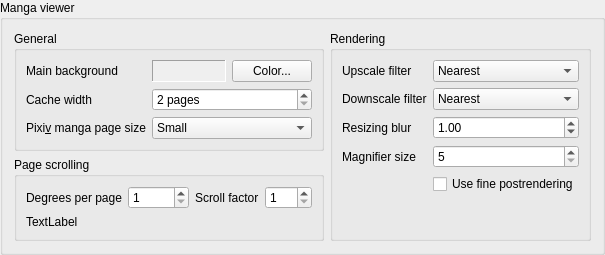
           <widget class="QGroupBox" name="groupBoxManga">
            <property name="minimumSize">
             <size>
              <width>0</width>
              <height>0</height>
             </size>
            </property>
            <property name="title">
             <string>Manga viewer</string>
            </property>
            <layout class="QHBoxLayout" name="horizontalLayout_47">
             <item>
              <layout class="QVBoxLayout" name="verticalLayout_31">
               <item>
                <widget class="QGroupBox" name="groupBox_29">
                 <property name="title">
                  <string>General</string>
                 </property>
                 <layout class="QFormLayout" name="formLayout_12">
                  <item row="0" column="0">
                   <widget class="QLabel" name="label_51">
                    <property name="text">
                     <string>Main background</string>
                    </property>
                   </widget>
                  </item>
                  <item row="0" column="1">
                   <layout class="QHBoxLayout" name="horizontalLayout_45">
                    <item>
                     <widget class="QFrame" name="frameMangaBkColor">
                      <property name="autoFillBackground">
                       <bool>true</bool>
                      </property>
                      <property name="frameShape">
                       <enum>QFrame::Shape::Panel</enum>
                      </property>
                      <property name="frameShadow">
                       <enum>QFrame::Shadow::Sunken</enum>
                      </property>
                     </widget>
                    </item>
                    <item>
                     <widget class="QPushButton" name="buttonMangaBkColor">
                      <property name="text">
                       <string>Color...</string>
                      </property>
                     </widget>
                    </item>
                   </layout>
                  </item>
                  <item row="1" column="0">
                   <widget class="QLabel" name="label_50">
                    <property name="text">
                     <string>Cache width</string>
                    </property>
                    <property name="buddy">
                     <cstring>spinMangaCacheWidth</cstring>
                    </property>
                   </widget>
                  </item>
                  <item row="1" column="1">
                   <widget class="QSpinBox" name="spinMangaCacheWidth">
                    <property name="sizePolicy">
                     <sizepolicy hsizetype="Expanding" vsizetype="Fixed">
                      <horstretch>0</horstretch>
                      <verstretch>0</verstretch>
                     </sizepolicy>
                    </property>
                    <property name="suffix">
                     <string> pages</string>
                    </property>
                    <property name="minimum">
                     <number>2</number>
                    </property>
                   </widget>
                  </item>
                  <item row="2" column="0">
                   <widget class="QLabel" name="label_52">
                    <property name="text">
                     <string>Pixi&amp;v manga page size</string>
                    </property>
                    <property name="buddy">
                     <cstring>comboPixivMangaPageSize</cstring>
                    </property>
                   </widget>
                  </item>
                  <item row="2" column="1">
                   <widget class="QComboBox" name="comboPixivMangaPageSize">
                    <item>
                     <property name="text">
                      <string>Small</string>
                     </property>
                    </item>
                    <item>
                     <property name="text">
                      <string>Regular</string>
                     </property>
                    </item>
                    <item>
                     <property name="text">
                      <string>Original</string>
                     </property>
                    </item>
                   </widget>
                  </item>
                 </layout>
                </widget>
               </item>
               <item>
                <widget class="QGroupBox" name="groupBox_27">
                 <property name="title">
                  <string>Page scrolling</string>
                 </property>
                 <layout class="QVBoxLayout" name="verticalLayout_29">
                  <item>
                   <layout class="QHBoxLayout" name="horizontalLayout_44">
                    <item>
                     <widget class="QLabel" name="label_48">
                      <property name="text">
                       <string>Degrees per page</string>
                      </property>
                      <property name="buddy">
                       <cstring>spinMangaScrollDelta</cstring>
                      </property>
                     </widget>
                    </item>
                    <item>
                     <widget class="QSpinBox" name="spinMangaScrollDelta">
                      <property name="minimum">
                       <number>1</number>
                      </property>
                      <property name="maximum">
                       <number>10000</number>
                      </property>
                     </widget>
                    </item>
                    <item>
                     <widget class="QLabel" name="label_49">
                      <property name="text">
                       <string>Scroll factor</string>
                      </property>
                      <property name="buddy">
                       <cstring>spinMangaScrollFactor</cstring>
                      </property>
                     </widget>
                    </item>
                    <item>
                     <widget class="QSpinBox" name="spinMangaScrollFactor">
                      <property name="toolTip">
                       <string>Multiplication factor for page navigation while zoomed in</string>
                      </property>
                      <property name="minimum">
                       <number>1</number>
                      </property>
                      <property name="maximum">
                       <number>100</number>
                      </property>
                     </widget>
                    </item>
                   </layout>
                  </item>
                  <item>
                   <widget class="QLabel" name="labelMangaDetectedDelta">
                    <property name="text">
                     <string>TextLabel</string>
                    </property>
                   </widget>
                  </item>
                 </layout>
                </widget>
               </item>
              </layout>
             </item>
             <item>
              <widget class="QGroupBox" name="groupBox_28">
               <property name="title">
                <string>Rendering</string>
               </property>
               <layout class="QFormLayout" name="formLayout_11">
                <item row="0" column="0">
                 <widget class="QLabel" name="labelUpscaleFilter">
                  <property name="text">
                   <string>Upscale filter</string>
                  </property>
                  <property name="buddy">
                   <cstring>comboMangaUpscaleFilter</cstring>
                  </property>
                 </widget>
                </item>
                <item row="0" column="1">
                 <widget class="QComboBox" name="comboMangaUpscaleFilter">
                  <property name="sizePolicy">
                   <sizepolicy hsizetype="Expanding" vsizetype="Fixed">
                    <horstretch>0</horstretch>
                    <verstretch>0</verstretch>
                   </sizepolicy>
                  </property>
                  <item>
                   <property name="text">
                    <string>Nearest</string>
                   </property>
                  </item>
                  <item>
                   <property name="text">
                    <string>Bilinear</string>
                   </property>
                  </item>
                  <item>
                   <property name="text">
                    <string>Point</string>
                   </property>
                  </item>
                  <item>
                   <property name="text">
                    <string>Box</string>
                   </property>
                  </item>
                  <item>
                   <property name="text">
                    <string>Triangle</string>
                   </property>
                  </item>
                  <item>
                   <property name="text">
                    <string>Hermite</string>
                   </property>
                  </item>
                  <item>
                   <property name="text">
                    <string>Hanning</string>
                   </property>
                  </item>
                  <item>
                   <property name="text">
                    <string>Hamming</string>
                   </property>
                  </item>
                  <item>
                   <property name="text">
                    <string>Blackman</string>
                   </property>
                  </item>
                  <item>
                   <property name="text">
                    <string>Gaussian</string>
                   </property>
                  </item>
                  <item>
                   <property name="text">
                    <string>Quadratic</string>
                   </property>
                  </item>
                  <item>
                   <property name="text">
                    <string>Cubic</string>
                   </property>
                  </item>
                  <item>
                   <property name="text">
                    <string>Catrom</string>
                   </property>
                  </item>
                  <item>
                   <property name="text">
                    <string>Mitchell</string>
                   </property>
                  </item>
                  <item>
                   <property name="text">
                    <string>Lanczos</string>
                   </property>
                  </item>
                  <item>
                   <property name="text">
                    <string>Bessel</string>
                   </property>
                  </item>
                 </widget>
                </item>
                <item row="1" column="0">
                 <widget class="QLabel" name="labelDownscaleFilter">
                  <property name="text">
                   <string>Downscale filter</string>
                  </property>
                  <property name="buddy">
                   <cstring>comboMangaDownscaleFilter</cstring>
                  </property>
                 </widget>
                </item>
                <item row="1" column="1">
                 <widget class="QComboBox" name="comboMangaDownscaleFilter">
                  <property name="sizePolicy">
                   <sizepolicy hsizetype="Expanding" vsizetype="Fixed">
                    <horstretch>0</horstretch>
                    <verstretch>0</verstretch>
                   </sizepolicy>
                  </property>
                  <item>
                   <property name="text">
                    <string>Nearest</string>
                   </property>
                  </item>
                  <item>
                   <property name="text">
                    <string>Bilinear</string>
                   </property>
                  </item>
                  <item>
                   <property name="text">
                    <string>Point</string>
                   </property>
                  </item>
                  <item>
                   <property name="text">
                    <string>Box</string>
                   </property>
                  </item>
                  <item>
                   <property name="text">
                    <string>Triangle</string>
                   </property>
                  </item>
                  <item>
                   <property name="text">
                    <string>Hermite</string>
                   </property>
                  </item>
                  <item>
                   <property name="text">
                    <string>Hanning</string>
                   </property>
                  </item>
                  <item>
                   <property name="text">
                    <string>Hamming</string>
                   </property>
                  </item>
                  <item>
                   <property name="text">
                    <string>Blackman</string>
                   </property>
                  </item>
                  <item>
                   <property name="text">
                    <string>Gaussian</string>
                   </property>
                  </item>
                  <item>
                   <property name="text">
                    <string>Quadratic</string>
                   </property>
                  </item>
                  <item>
                   <property name="text">
                    <string>Cubic</string>
                   </property>
                  </item>
                  <item>
                   <property name="text">
                    <string>Catrom</string>
                   </property>
                  </item>
                  <item>
                   <property name="text">
                    <string>Mitchell</string>
                   </property>
                  </item>
                  <item>
                   <property name="text">
                    <string>Lanczos</string>
                   </property>
                  </item>
                  <item>
                   <property name="text">
                    <string>Bessel</string>
                   </property>
                  </item>
                 </widget>
                </item>
                <item row="2" column="0">
                 <widget class="QLabel" name="labelResizingBlur">
                  <property name="text">
                   <string>Resizing blur</string>
                  </property>
                  <property name="buddy">
                   <cstring>spinMangaBlur</cstring>
                  </property>
                 </widget>
                </item>
                <item row="2" column="1">
                 <widget class="QDoubleSpinBox" name="spinMangaBlur">
                  <property name="minimum">
                   <double>0.010000000000000</double>
                  </property>
                  <property name="singleStep">
                   <double>0.100000000000000</double>
                  </property>
                  <property name="value">
                   <double>1.000000000000000</double>
                  </property>
                 </widget>
                </item>
                <item row="3" column="0">
                 <widget class="QLabel" name="labelMagnifierSize">
                  <property name="text">
                   <string>Magnifier size</string>
                  </property>
                  <property name="buddy">
                   <cstring>spinMangaMagnify</cstring>
                  </property>
                 </widget>
                </item>
                <item row="3" column="1">
                 <widget class="QSpinBox" name="spinMangaMagnify">
                  <property name="sizePolicy">
                   <sizepolicy hsizetype="Expanding" vsizetype="Fixed">
                    <horstretch>0</horstretch>
                    <verstretch>0</verstretch>
                   </sizepolicy>
                  </property>
                  <property name="minimum">
                   <number>5</number>
                  </property>
                  <property name="maximum">
                   <number>1000</number>
                  </property>
                 </widget>
                </item>
                <item row="4" column="1">
                 <widget class="QCheckBox" name="checkMangaFineRendering">
                  <property name="text">
                   <string>Use fine postrendering</string>
                  </property>
                 </widget>
                </item>
               </layout>
              </widget>
             </item>
            </layout>
           </widget>
